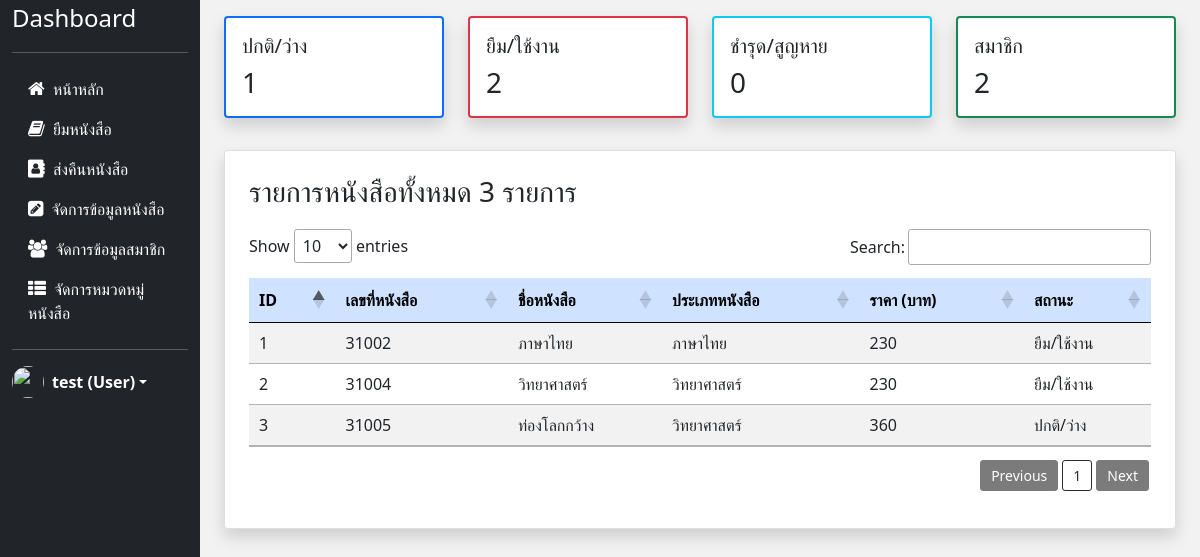
The page /dashboards/dashboard.php (signed in) on the database as committed earlier.
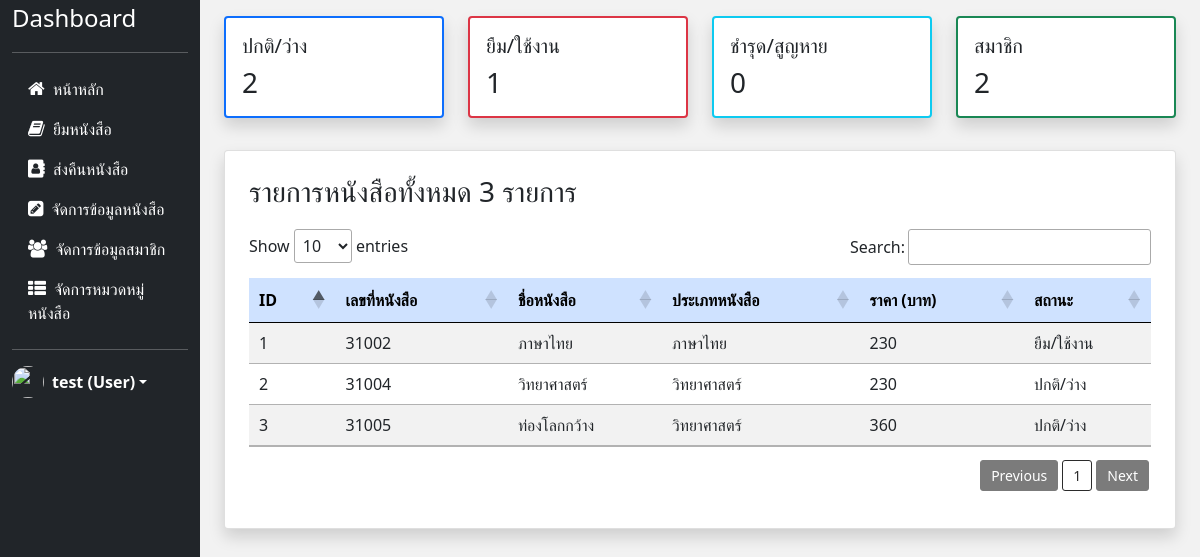
The same page on the database as committed later.
### tables this page shows
CREATE TABLE `book` (
  `b_id` int(11) NOT NULL,
  `b_name` varchar(50) NOT NULL,
  `c_id` int(11) NOT NULL,
  `status` varchar(11) NOT NULL DEFAULT 'ปกติ/ว่าง',
  `price` int(11) NOT NULL,
  `book_id` varchar(20) NOT NULL
);

CREATE TABLE `category` (
  `c_id` int(11) NOT NULL,
  `c_name` varchar(50) NOT NULL,
  `c_number` varchar(10) NOT NULL
);

### dashboards/dashboard.php (the view, shortened to what this page needs)
<?php
include("../config/connect.php");
?>
<!doctype html>
<html lang="en">
<head>
    <?php
    include("../layout/header.php");
    ?>
</head>
<body>
    <div class="container-fluid" style="background-color: #f2f2f2;">
        <div class="row">
            <?php
            include("../layout/sidebar.php");
            $rst_numbook = mysqli_query($conn, "SELECT * FROM book");
            $rst_num = mysqli_query($conn, "SELECT * FROM book WHERE status='ปกติ/ว่าง'");
            $rst_num1 = mysqli_query($conn, "SELECT * FROM book WHERE status='ยืม/ใช้งาน'");
            $rst_num2 = mysqli_query($conn, "SELECT * FROM book WHERE status='ชำรุด' OR status='สูญหาย'");
            $rst_num3 = mysqli_query($conn, "SELECT * FROM member");
            $result = mysqli_query($conn, "
            SELECT book.b_id, book.book_id, book.b_name, category.c_id, category.c_name, book.price, book.status
            FROM book LEFT JOIN category ON book.c_id = category.c_id
            ORDER BY book.book_id;
            ");
            ?>
            <div class="col-md-10 px-4">
                <div class="row justify-content-center">
                    <div class="col-md-3 py-3">
                        <div class="card border-primary border-2 shadow mb-3">
                            <div class="card-body">
                                <div class="row">
                                    <h5 class="card-title">ปกติ/ว่าง</h5>
                                    <p class="card-text h3 fw-nomel"><?php echo mysqli_num_rows($rst_num); ?></p>
                                </div>
                            </div>
                        </div>
                    </div>
                    <div class="col-md-3 py-3">
                        <div class="card border-danger border-2 shadow mb-3">
                            <div class="card-body">
                                <h5 class="card-title">ยืม/ใช้งาน</h5>
                                <p class="card-text h3 fw-nomel"><?php echo mysqli_num_rows($rst_num1); ?></p>
                            </div>
                        </div>
                    </div>
                    <div class="col-md-3 py-3">
                        <div class="card border-info border-2 shadow mb-3">
                            <div class="card-body">
                                <h5 class="card-title">ชำรุด/สูญหาย</h5>
                                <p class="card-text h3 fw-nomel"><?php echo mysqli_num_rows($rst_num2); ?></p>
                            </div>
                        </div>
                    </div>
                    <div class="col-md-3 py-3">
                        <div class="card border-success border-2 shadow mb-3">
                            <div class="card-body">
                                <h5 class="card-title">สมาชิก</h5>
                                <p class="card-text h3 fw-nomel"><?php echo mysqli_num_rows($rst_num3); ?></p>
                            </div>
                        </div>
                    </div>
                </div>
                <div class="card shadow p-2">
                    <div class="card-body">
                        <h3 class="float-start me-2">รายการหนังสือทั้งหมด <?php echo mysqli_num_rows($rst_numbook); ?> รายการ</h3>
                        <table class="table table-striped text-nowrap" id="myTable">
                            <thead class="table-primary">
                                <tr>
                                    <th scope="col">ID</th>
                                    <th scope="col">เลขที่หนังสือ</th>
                                    <th scope="col">ชื่อหนังสือ</th>
                                    <th scope="col">ประเภทหนังสือ</th>
                                    <th scope="col">ราคา (บาท)</th>
                                    <th scope="col">สถานะ</th>
                                </tr>
                            </thead>
                            <tbody>
                                <?php
                                if (mysqli_num_rows($result) > 0) {
                                    $i = 1;
                                    while ($row = mysqli_fetch_array($result)) {
                                ?>
                                        <tr>
                                            <td><?php echo $i++ ?></td>
                                            <td><?php echo $row["book_id"] ?></td>
                                            <td><?php echo $row["b_name"] ?></td>
                                            <td><?php echo $row["c_name"] ?></td>
                                            <td><?php echo $row["price"] ?></td>
                                            <td><?php echo $row["status"] ?></td>
                                        </tr>
                                <?php }
                                } ?>
                            </tbody>
                        </table>
                    </div>
                </div>
            </div>
        </div>
    </div>
</body>
</html>

Rows that differ between the two databases and show on the page:
changed book (number 2 of 3 on the later page): status "ยืม/ใช้งาน" → "ปกติ/ว่าง"
Other text that changed with them:
mysqli_num_rows($rst_num): "1" → "2"
mysqli_num_rows($rst_num1): "2" → "1"
